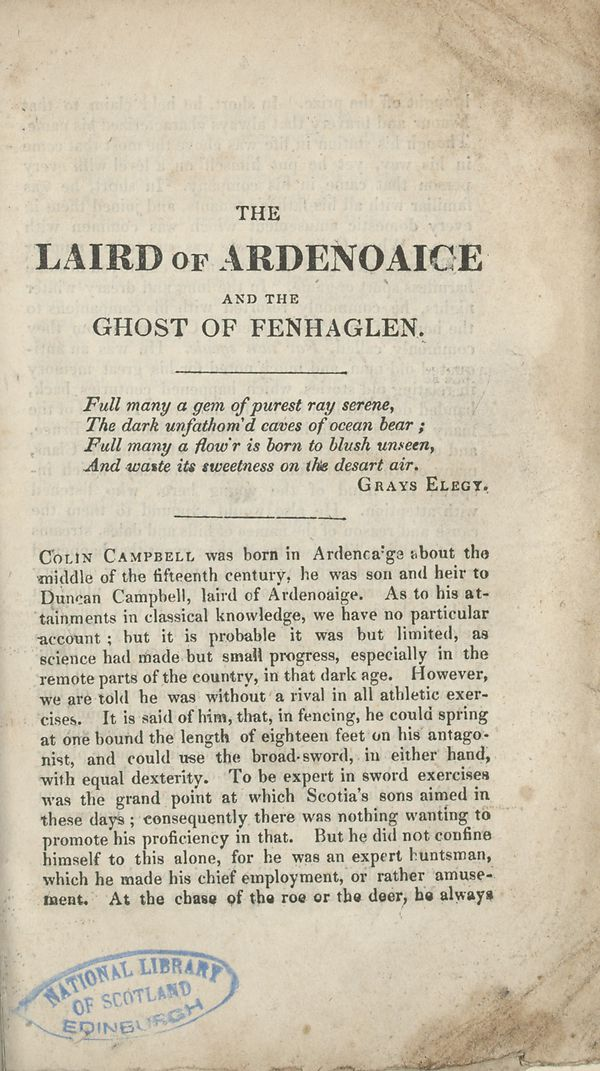
#> input picture final-proj/trial-imgs/107133670.3.jpg, 600 x 1071 px; its folder holds only this picture in this run
$ jupyter execute --allow-errors opencv-find-wb.ipynb   (shell and % lines are left out)
#> lines starting #> are read from the running program, lines starting #| are printed output that depends on the picture; after the words box and inside, x2 and y2 are one past the last pixel; in counts of white or black regions, pixels touching at a corner belong together
#> further down, img is the input picture: shape (1071, 600, 3); mean B, G, R 173.9, 194.6, 204.2
#> `gray = cv2.cvtColor(img, cv2.COLOR_BGR2GRAY)`:
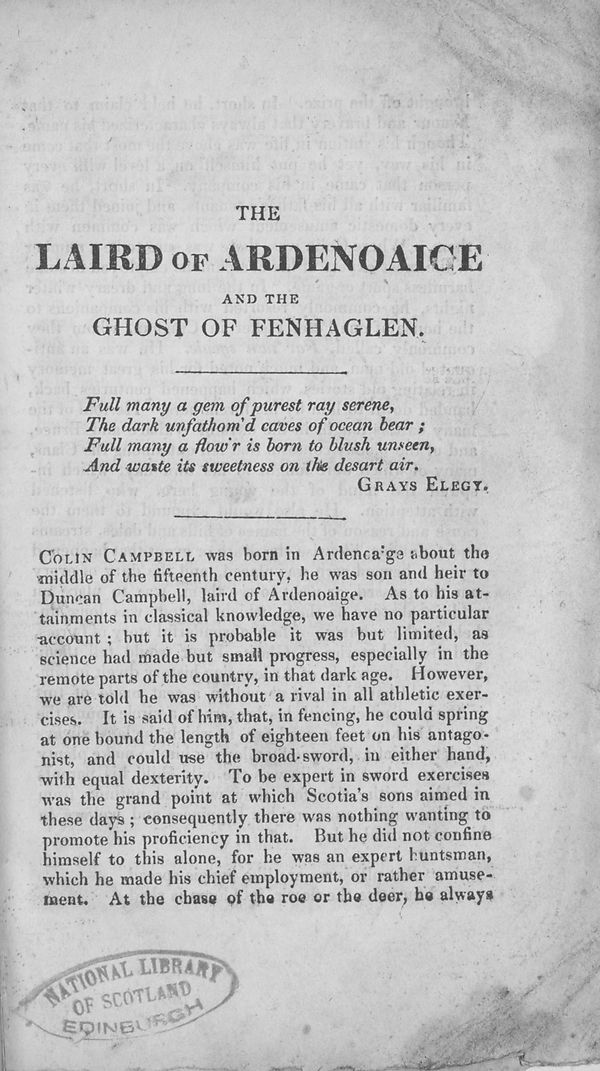
#> gray: shape (1071, 600); min 14, max 254, mean 195.1
#> `ret, thresh1 = cv2.threshold(gray, 0, 255, cv2.THRESH_OTSU | cv2.THRES..`:
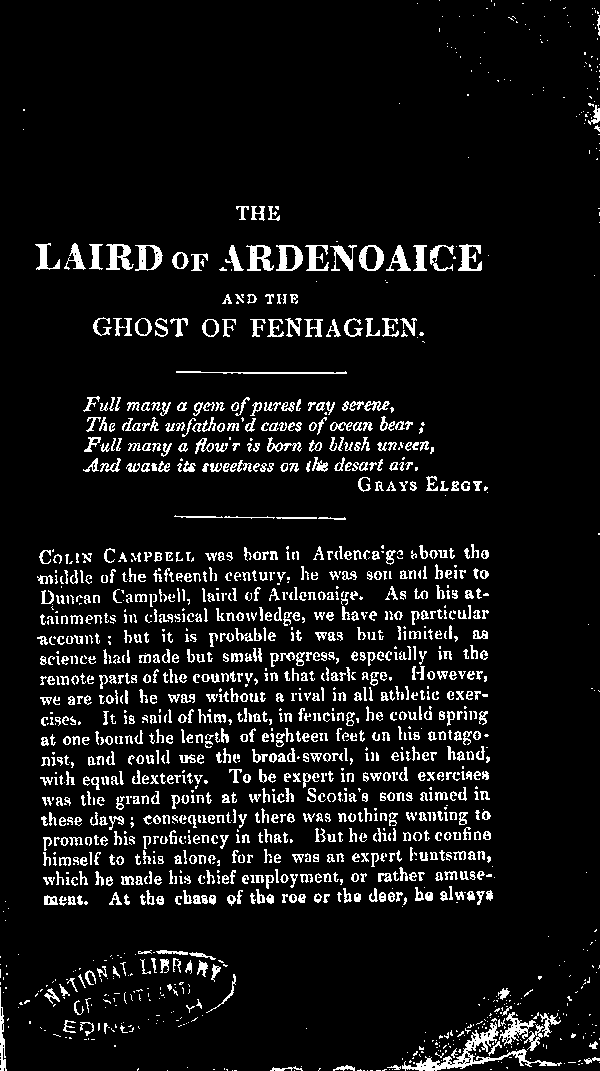
#> thresh1: shape (1071, 600); 7.9% white in thin lines or dots
#> `ret, thresh1 = cv2.threshold(gray, 0, 255, cv2.THRESH_OTSU | cv2.THRES..`: ret = 151
#> `dilation = cv2.dilate(thresh1, rect_kernel, iterations = 1)`:
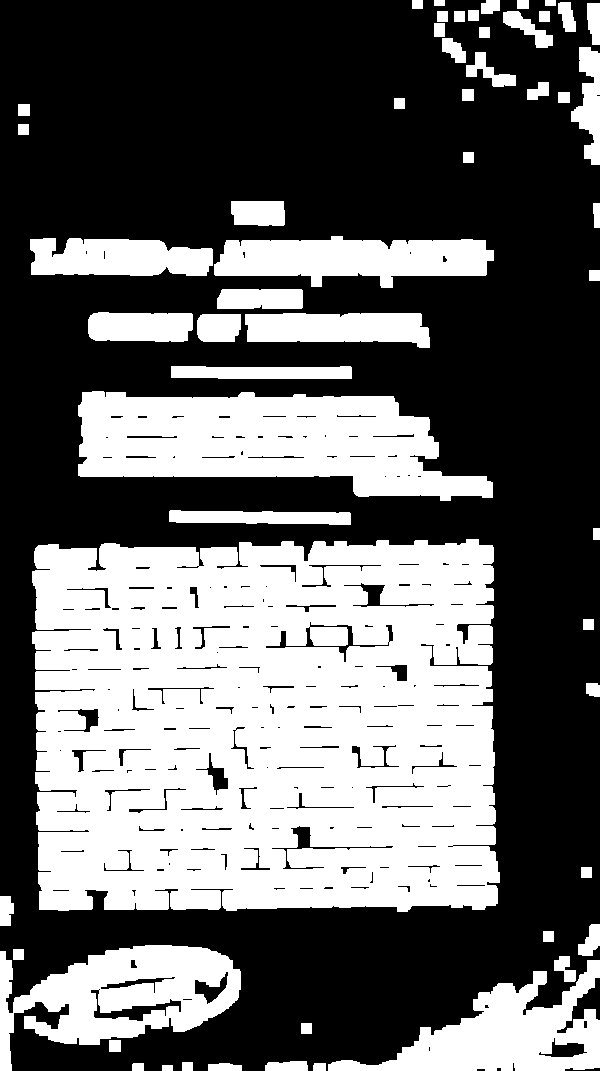
#> dilation: shape (1071, 600); 40.2% white; 56 white regions
#> `contours, hierarchy = cv2.findContours(dilation, cv2.RETR_EXTERNAL, cv..`: contours = 56 contours; largest, box (x1, y1, x2, y2) and area: (32, 539, 500, 912) 163151, (78, 391, 493, 501) 30010, (0, 945, 241, 1071) 16366, (328, 960, 600, 1071) 12886, (214, 236, 494, 288) 9596
[cell 1]
import cv2
import pytesseract
import glob
import os

# mention the installed location of Tesseract-OCR in your system
pytesseract.pytesseract.tesseract_cmd = '/usr/bin/tesseract'

path = "/trial-imgs/*.*"

img_num = 0
#> (the rest of this cell did not finish here and is left out)

$ run again, on final-proj/trial-imgs/107133766.3.jpg
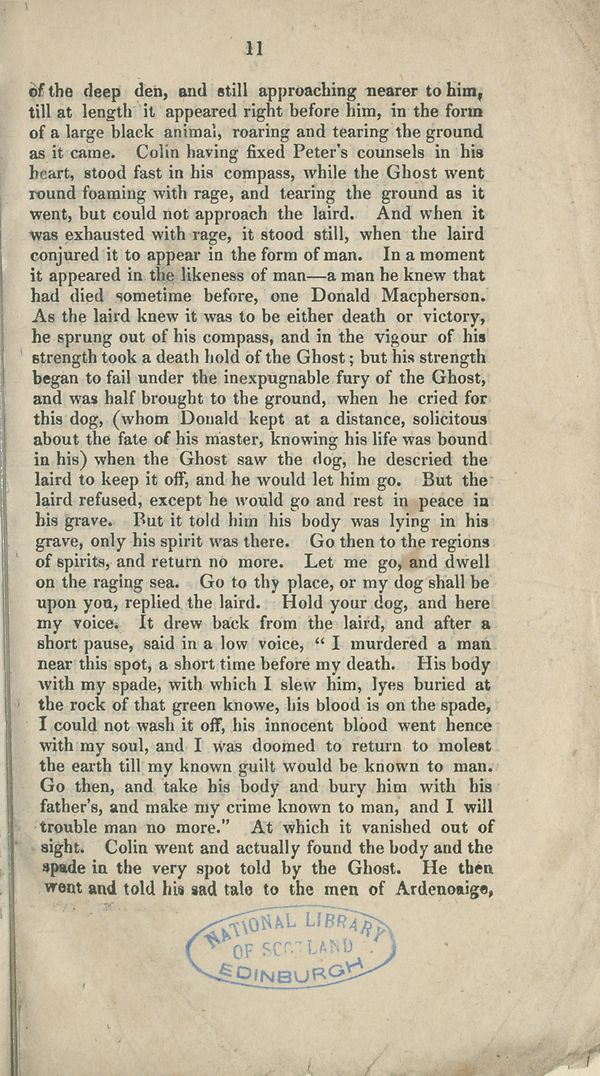
#> input picture final-proj/trial-imgs/107133766.3.jpg, 600 x 1076 px
#> img is the input picture: shape (1076, 600, 3); mean B, G, R 162, 185.5, 195.4
#> `ret, thresh1 = cv2.threshold(gray, 0, 255, cv2.THRESH_OTSU | cv2.THRES..`:
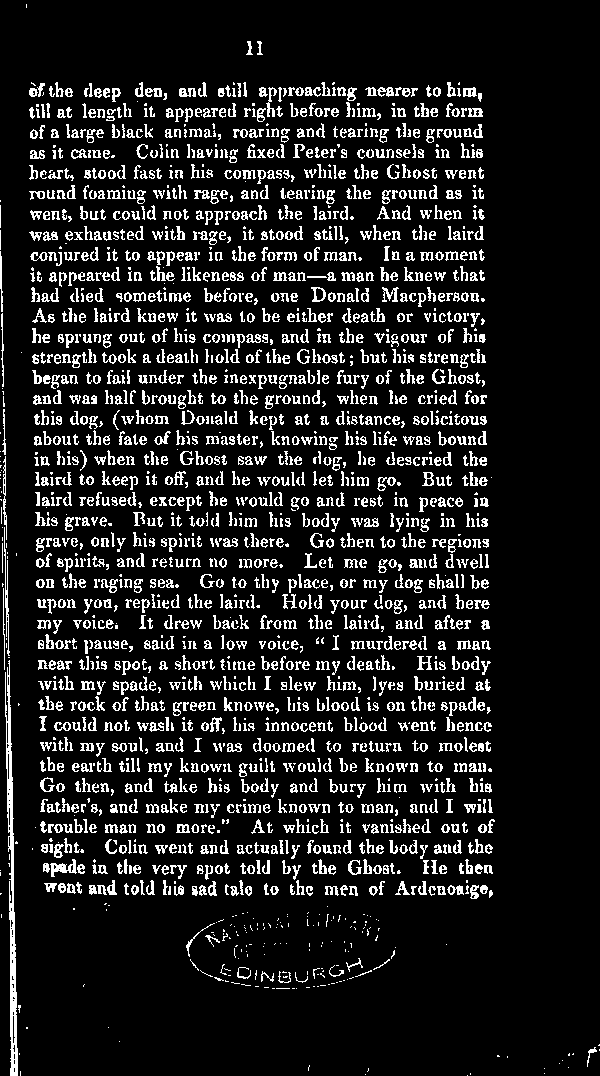
#> thresh1: shape (1076, 600); 12.2% white in thin lines or dots
#> ret = 146
#> `dilation = cv2.dilate(thresh1, rect_kernel, iterations = 1)`:
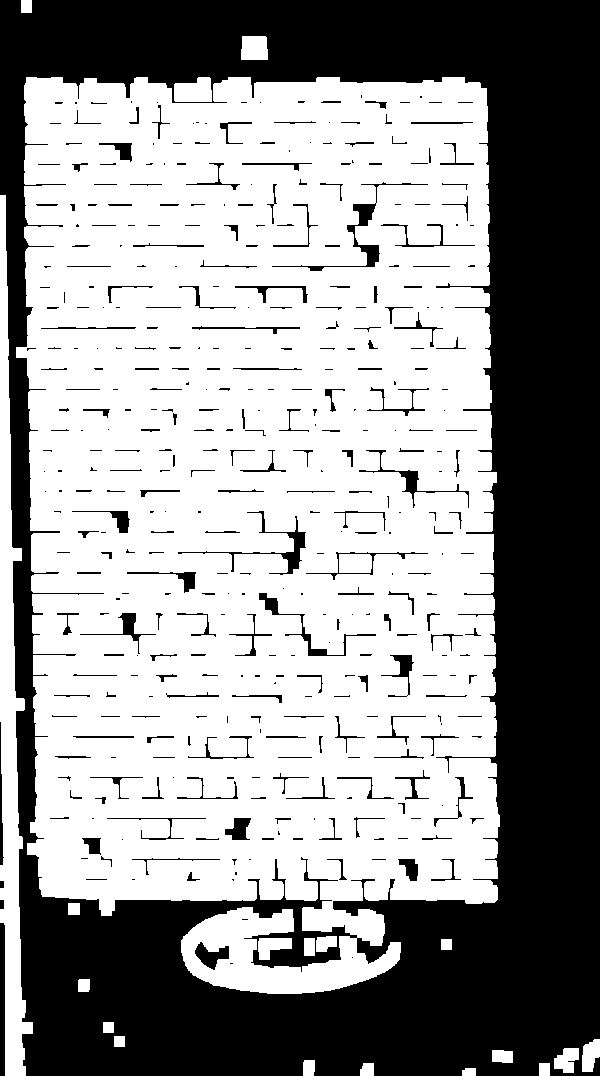
#> dilation: shape (1076, 600); 59.8% white; 402 black regions (191 under 20 px)
#> contours = 20 contours; largest, box (x1, y1, x2, y2) and area: (16, 77, 500, 994) 385702, (0, 195, 33, 1076) 11164, (174, 77, 212, 102) 736, (241, 36, 268, 60) 572, (258, 938, 292, 960) 452

$ run again, on final-proj/trial-imgs/107133802.3.jpg
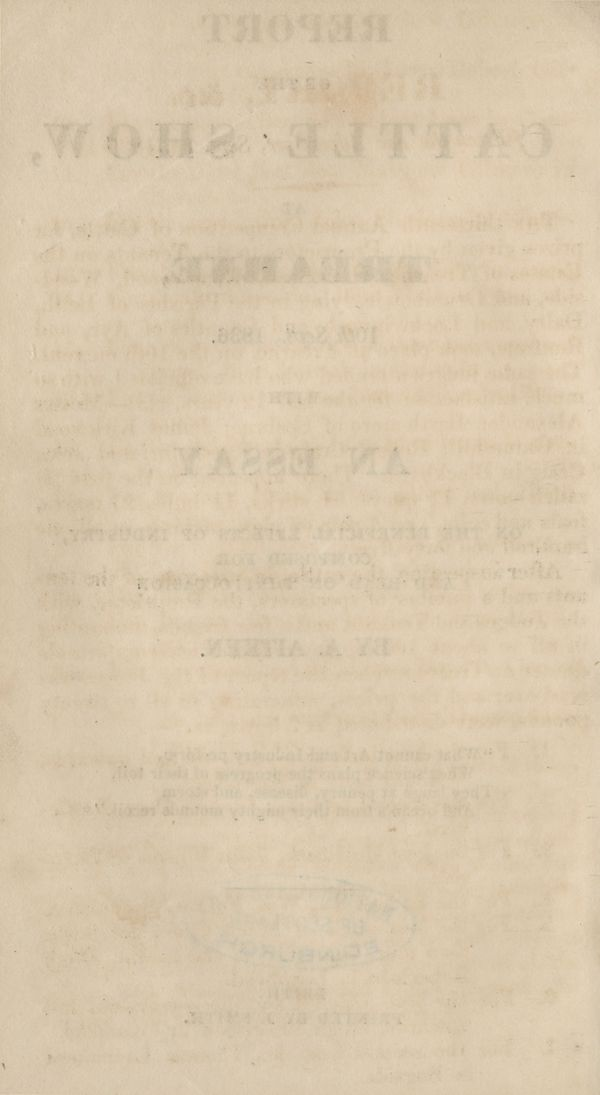
#> input picture final-proj/trial-imgs/107133802.3.jpg, 600 x 1095 px
#> img is the input picture: shape (1095, 600, 3); mean B, G, R 173.4, 200.4, 217.6
#> `ret, thresh1 = cv2.threshold(gray, 0, 255, cv2.THRESH_OTSU | cv2.THRES..`:
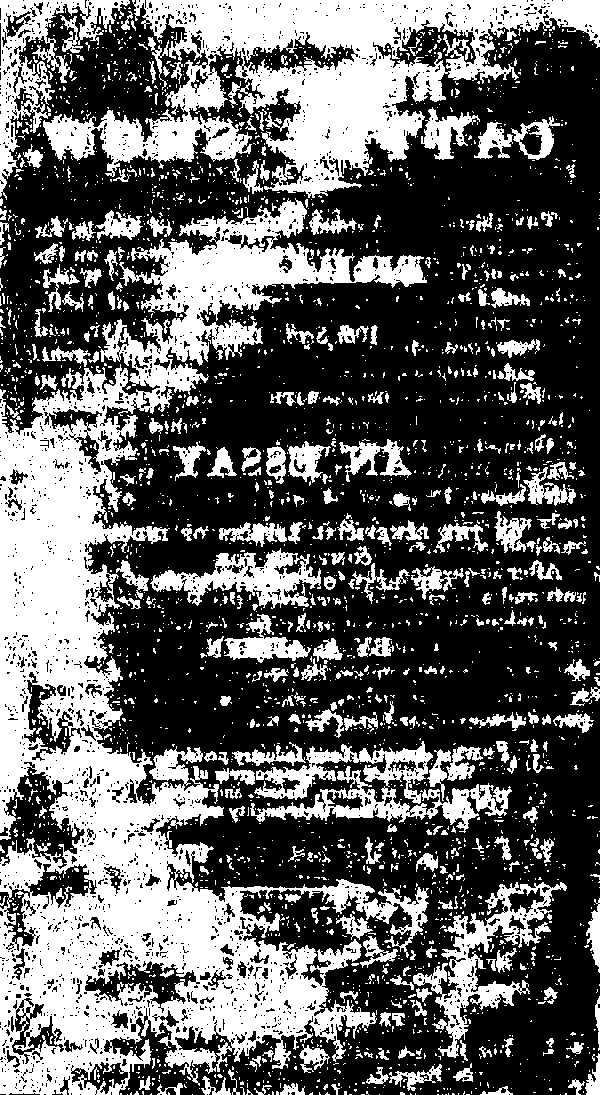
#> thresh1: shape (1095, 600); 37.7% white; 3116 white regions (2681 under 20 px), largest, box (x1, y1, x2, y2) and area: (0, 198, 429, 1095) 118962, (43, 0, 600, 198) 43702, (0, 0, 130, 200) 6362
#> ret = 201
#> `dilation = cv2.dilate(thresh1, rect_kernel, iterations = 1)`:
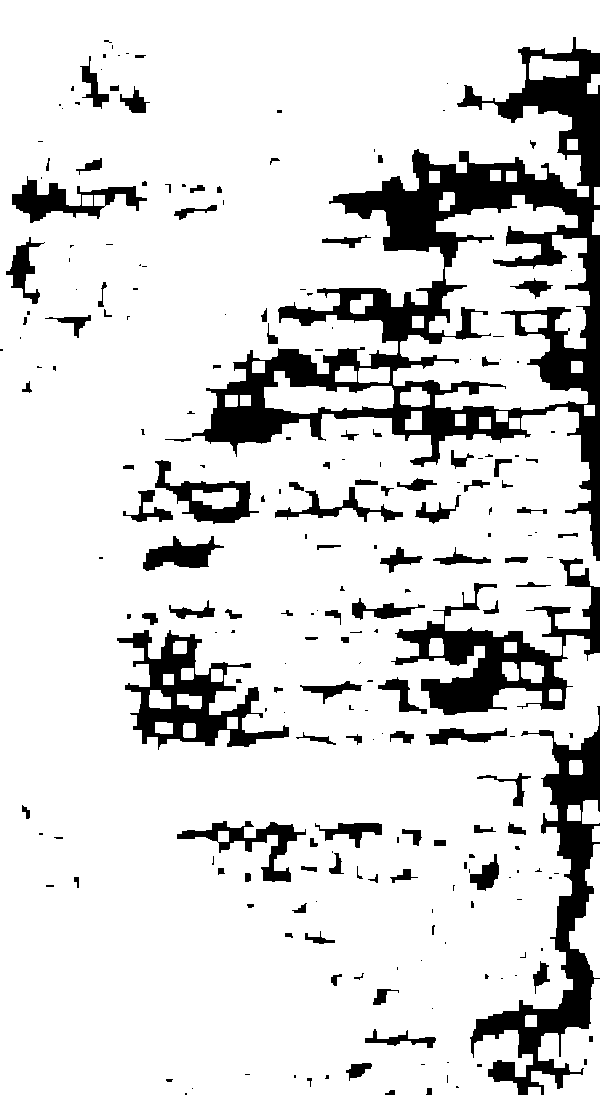
#> dilation: shape (1095, 600); 84.9% white; 230 black regions (120 under 20 px)
#> contours = 41 contours; largest, box (x1, y1, x2, y2) and area: (0, 0, 600, 1095) 545230, (393, 195, 590, 410) 22410, (531, 979, 600, 1095) 3643, (264, 371, 394, 414) 2898, (569, 844, 600, 978) 1883

$ run again, on final-proj/trial-imgs/107133814.3.jpg
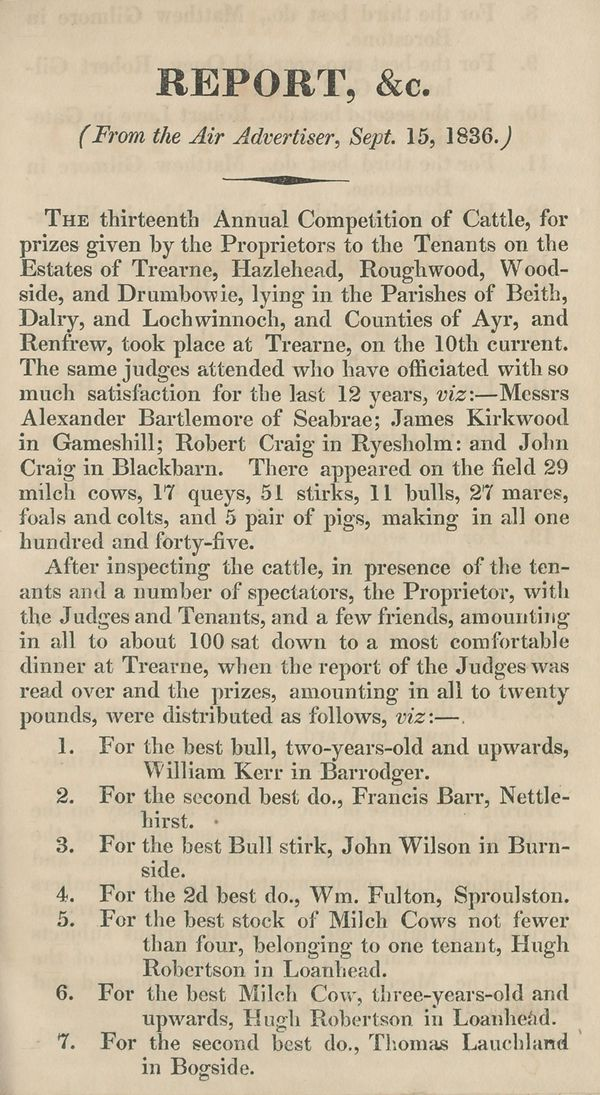
#> input picture final-proj/trial-imgs/107133814.3.jpg, 600 x 1095 px
#> img is the input picture: shape (1095, 600, 3); mean B, G, R 163, 188.1, 201.9
#> `ret, thresh1 = cv2.threshold(gray, 0, 255, cv2.THRESH_OTSU | cv2.THRES..`:
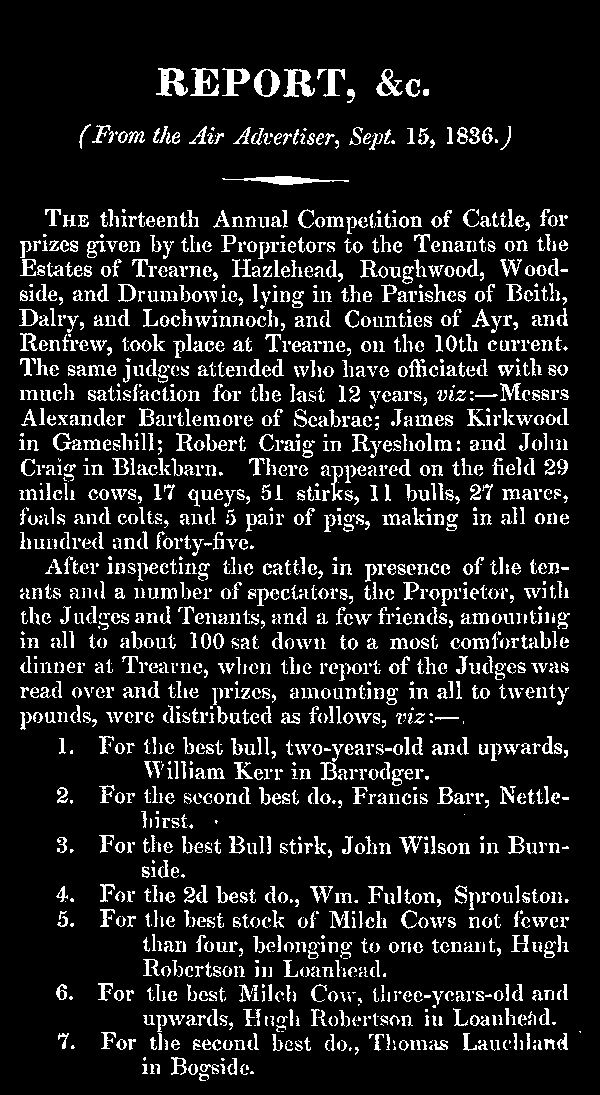
#> thresh1: shape (1095, 600); 11.8% white in thin lines or dots, all inside (x1, y1, x2, y2) = (19, 68, 581, 1081)
#> ret = 149
#> dilation: shape (1095, 600); 59% white; 258 black regions (58 under 20 px)
#> contours = 17 contours; largest, box (x1, y1, x2, y2) and area: (14, 204, 575, 1086) 381148, (74, 119, 400, 155) 7538, (151, 63, 360, 108) 7308, (442, 121, 516, 155) 1898, (217, 171, 354, 190) 1830
